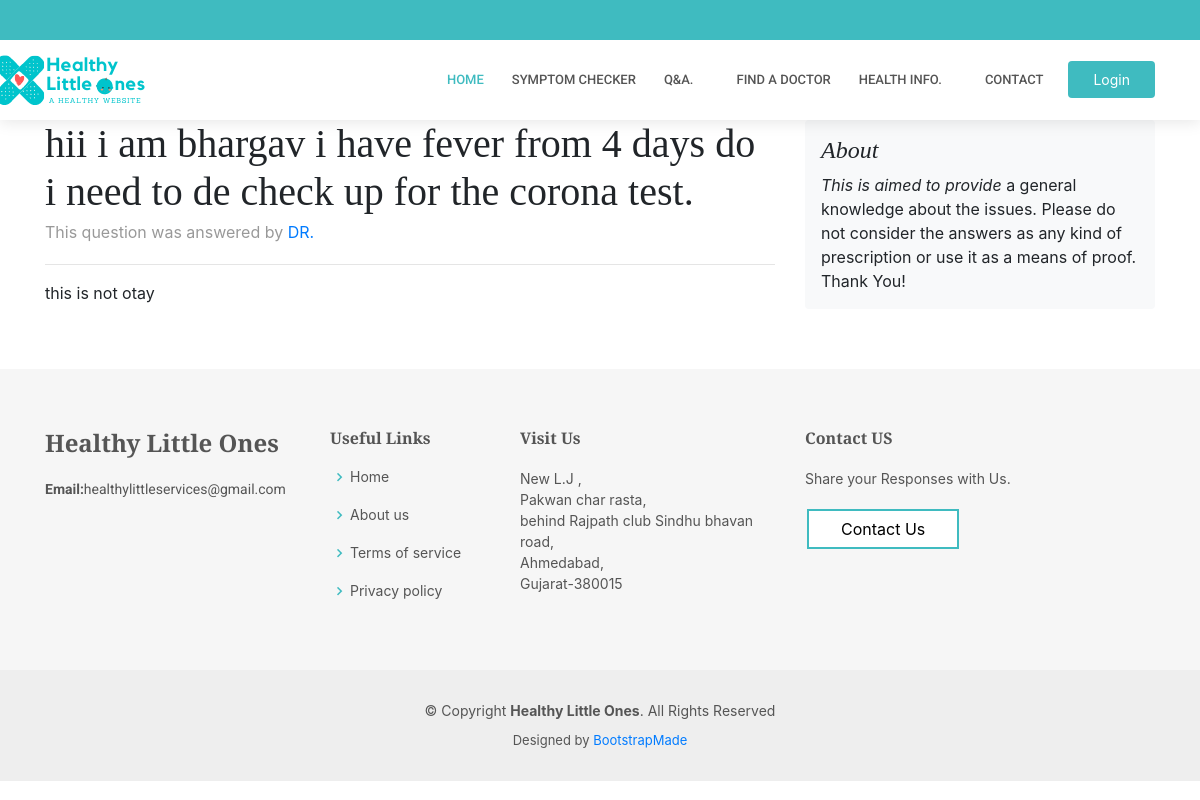
Screenshot of /quedetail.php?id=1 with the database file from the repository.
### tables this page shows
CREATE TABLE `que_doc` (
  `QueD_ID` int(255) NOT NULL,
  `User_ID` int(255) DEFAULT NULL,
  `Que_Text` varchar(255) NOT NULL,
  `que_st` int(10) NOT NULL,
  `age` int(100) NOT NULL,
  `gender` varchar(20) NOT NULL,
  `Created_AT` timestamp NOT NULL DEFAULT current_timestamp()
);

CREATE TABLE `ans_doc` (
  `Ans_ID` int(255) NOT NULL,
  `QueD_ID` int(255) DEFAULT NULL,
  `Doc_ID` int(255) DEFAULT NULL,
  `Ans_Text` varchar(2000) NOT NULL,
  `Created_At` timestamp NOT NULL DEFAULT current_timestamp()
);

### quedetail.php (the view, shortened to what this page needs)
<?php
if(isset($_GET['id'])){
    include 'Connect.php';
    $sql = "SELECT * FROM ans_doc WHERE QueD_ID = '".$_GET['id']."'";
    if($result = mysqli_query($db, $sql)){
      if(mysqli_num_rows($result) > 0){
include('header.php');
?>
<!doctype html>
<html lang="en">
  <head>
    <link href="../../dist/css/bootstrap.min.css" rel="stylesheet">
    <link href="blog.css" rel="stylesheet">
  </head>
  <body>
<br><br><br>
    <main role="main" class="container">
      <div class="row">
        <div class="col-md-8 blog-main">
          <?php $rows=mysqli_fetch_assoc($result);
           $doc = $rows['Doc_ID'];
           $sql = "SELECT * FROM doc_account WHERE Doc_ID = '$doc'";
           if($result1 = mysqli_query($db, $sql)){
            $rows1=mysqli_fetch_assoc($result1);
             $name =  $rows1['Doc_Name'];
           }
           $sql = "SELECT * FROM que_doc WHERE QueD_ID = '".$_GET['id']."'";
           if($result2 = mysqli_query($db, $sql)){
            $rows2=$result2->fetch_assoc();
            $text =  $rows2['Que_Text'];
           }
          ?>
          <div class="blog-post">
            <h2 class="blog-post-title"><?php echo $text;?></h2>
            <p class="blog-post-meta">This question was answered by<a href="docmain.php"><?php echo " DR.$name"; ?></a></p>
            <hr>
            <p><?php echo $rows['Ans_Text'];?></p>
          </div>
        </div>
        <aside class="col-md-4 blog-sidebar">
          <div class="p-3 mb-3 bg-light rounded">
            <h4 class="font-italic">About</h4>
            <p class="mb-0"> <em>This is aimed to provide</em> a general knowledge about the issues. Please do not consider the answers as any kind of prescription or use it as a means of proof. Thank You!</p>
          </div>
        </aside>
      </div>
    </main>
  </body>
  <?php
  include('footer.php');
}
else{
  include('header.php');
  echo '
        <br><br><br><h1>Sorry no records found.</h1><hr>';
        include('footer.php');
    }
} else{
    echo "ERROR: Could not able to execute $sql. " . mysqli_error($db);
}
}else{
 include('404.html');}

### assets/css/style.css (style rules this page uses)
body { font-family: "Open Sans", sans-serif; color: #444444; }
a { color: #3fbbc0; }
h1, h2, h3, h4, h5, h6 { font-family: "Roboto", sans-serif; }
h4, .h4 { font-size: 18px; }
body { margin-top:20px; }

### blog.css (style rules this page uses)
h1, h2, h3, h4, h5, h6 { font-family: "Playfair Display", Georgia, "Times New Roman", serif; }
.blog-post { margin-bottom: 4rem; }
.blog-post-title { margin-bottom: .25rem; font-size: 2.5rem; }
.blog-post-meta { margin-bottom: 1.25rem; color: #999; }

### rows the page displays
que_doc: Que_Text "hii i am bhargav i have fever from 4 days do i need to de check up for the corona test."
ans_doc: Ans_Text "this is not otay"
